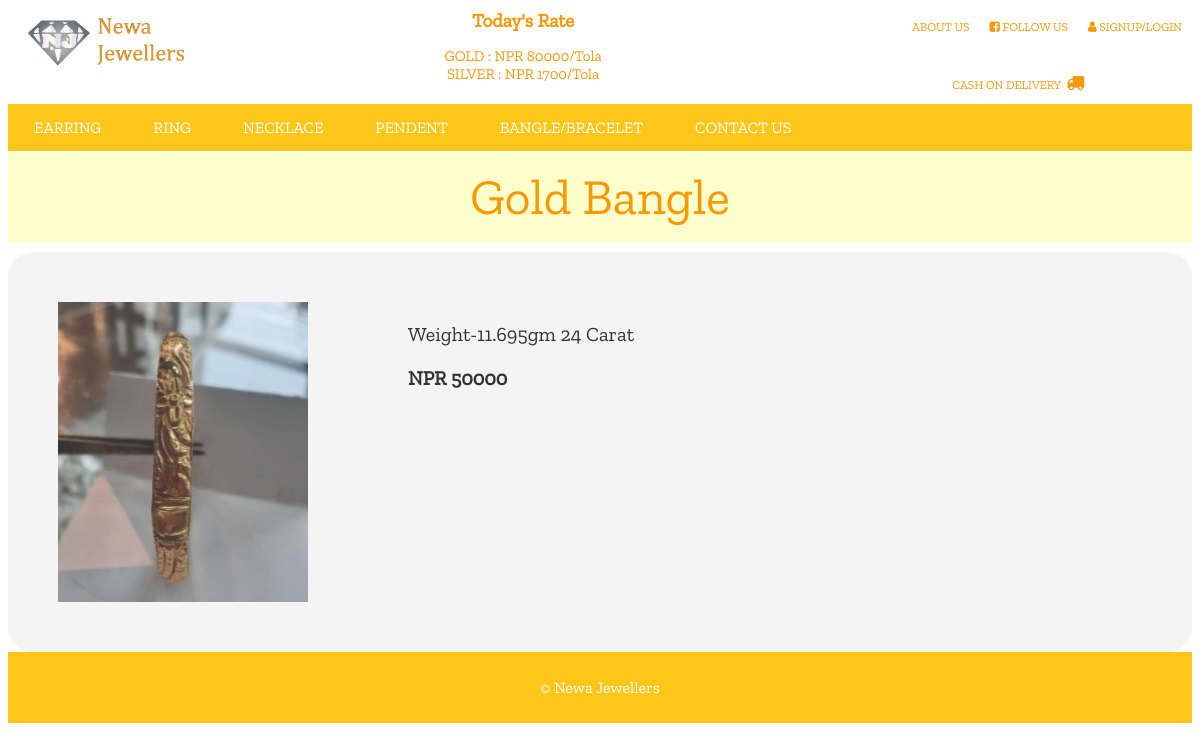
Page /bview.php?ab=ProductImages/Bangle/B1.jpg on the committed database.
### tables this page shows
CREATE TABLE `rate` (
  `ID` int(5) NOT NULL,
  `ELEMENTS` varchar(50) NOT NULL,
  `RATE` int(20) NOT NULL
);

CREATE TABLE `bangle` (
  `Id` int(255) NOT NULL,
  `Image` varchar(255) NOT NULL,
  `Name` varchar(255) NOT NULL,
  `Price` float NOT NULL,
  `Details` varchar(10000) NOT NULL
);

### bview.php (the view, shortened to what this page needs)
<?php
include 'upperPartNavbar.php';
?>
<link rel="stylesheet" type="text/css" href="view.css">
<?php
$con=mysqli_connect('localhost','root');
mysqli_select_db($con, 'product');
if(isset($_GET['ab'])){
$id =$_GET['ab'];
$sql = $con->prepare("select * from bangle where Image=?");
$sql->bind_param('s',$id);
$sql->execute();
$result = $sql->get_result();
$row = $result->fetch_assoc();
$img=$row['Image'];
$name=$row['Name'];
$price=$row['Price'];
$details=$row['Details'];
}
else{
echo 'error';
}
?>
<div class="heading"><?php echo $name ?></div>
<div class="detail-container">
	<div class="detail-left">
	<img src="<?php echo
        	 $img;?>" alt="earring" width="250px" height="300px">
	</div>
	<div class="detail-right">
    <p class="des"><?php echo "$details";?></p>
    <p class="price">NPR <?php echo "$price"; ?></p>
	</div>
</div>
<?php
  include 'footer.php';
?>

### upperPartNavbar.php (shortened to what this page needs)
<?php
include_once 'includes/ratedb.php';
?>
<link rel="stylesheet" type="text/css" href="styleFE.css">
<link rel="stylesheet" type="text/css" href="https://stackpath.bootstrapcdn.com/font-awesome/4.7.0/css/font-awesome.min.css">
<div class="container">
<div class="left"><a href="index.php"><img src="Images/logo - Copy.png" id="logo"></a></div>
<div class="center"><h1 id="head">Today's Rate</h1>
	<p id="rateDisplay">
	<?php
      $sql="SELECT * FROM rate;";
      $result= mysqli_query($conn, $sql);
      $resultCheck= mysqli_num_rows($result);
      if ($resultCheck>0) {
      	while ($row= mysqli_fetch_assoc($result))
      	{
      	   echo $row['ELEMENTS']." ".": ";
      	   echo "NPR"."&nbsp".$row['RATE']."/Tola"."<br>";
      	}
       }
   ?>
 </p>
 </div>
 <div class="right">
 	<ul>
 	<li><a href="about.php">ABOUT US</a></li>
 	<li><a href="https://www.facebook.com/newajewellers/" target="_blank" rel="noopener noreferrer"><i class="fa fa-facebook-square" aria-hidden="true"></i> FOLLOW US</a></li>
 	<li><a href="checkLogin.php"><i class="fa fa-user" aria-hidden="true"></i> SIGNUP/LOGIN</a></li>
 	<br>
 	<br>
 	<br>
  <li>
    <p id="cash">CASH ON DELIVERY &nbsp;<i class="fa fa-truck" aria-hidden="true" style="font-size: 1.5em;"></i></p>
  </li>
</ul>
 </div>
</div>
<div id="navbar">
	<ul>
	<li class="<?php if($page=='earring'){echo 'active';}?>"><a href="earring.php">EARRING</a></li>
	<li class="<?php if($page=='ring'){echo 'active';}?>"><a href="ring.php">RING</a></li>
	<li class="<?php if($page=='necklace'){echo 'active';}?>"><a href="necklace.php">NECKLACE</a></li>
	<li class="<?php if($page=='pendent'){echo 'active';}?>"><a href="pendent.php">PENDENT</a></li>
	<li class="<?php if($page=='bangle'){echo 'active';}?>"><a href="bangle.php">BANGLE/BRACELET</a></li>
	<li class="<?php if($page=='contact'){echo 'active';}?>"><a href="contact.php">CONTACT US</a></li>
     </ul>
	</div>

### styleFE.css (style rules this page uses)
#logo { margin-top: 10px; margin-left: 20px; }
.container { display: flex; }
.left { float: left; }
.center { display: inline-block; margin: 0 auto; color: #f99806; }
.right ul { font-size: 12px; list-style-type: none; }
.right li { color: #f99806; float: left; }
.right li a { padding:10px; text-decoration: none; color: #f99806; }
#cash { font-size: 15px; margin-left: 60px; }
#head { font-size: 19px; margin-top:1px; text-align: center; }
#rateDisplay { font-size: 15px; text-align: center; }
#navbar ul { list-style-type: none; margin: 0; padding: 0; overflow: hidden; background-color: #ffc61a; top: 0; }
#navbar li { float: left; }
#navbar li a { display: block; color: white; text-align: center; padding: 14px 26px; text-decoration: none; }

### view.css (style rules this page uses)
.detail-container { margin-top: 10px; border: none; background: #f2f2f2; padding: 50px; opacity: 0.8; border-radius: 25px; margin-left: auto; margin-right: auto; display: flex; }
.detail-left { flex-direction: left; }
.detail-right { flex-direction: right; margin-left: 100px; }
.heading { text-align: center; font-size: 50px; margin-top: 1px; padding: 15px; color: #f99806; background:#ffffcc; }
.des { font-size: 20px; }
.price { font-size: 20px; font-weight: bold; }

### upperPartNavbar.php (style rules this page uses)
#cash { font-size: 12px; margin-left: 50px; }

### rows in the picture
rate: ELEMENTS "GOLD", RATE "80000"
rate: ELEMENTS "SILVER", RATE "1700"
bangle: Name "Gold Bangle", Image (picture), Details "Weight-11.695gm 24 Carat", Price "50000"
